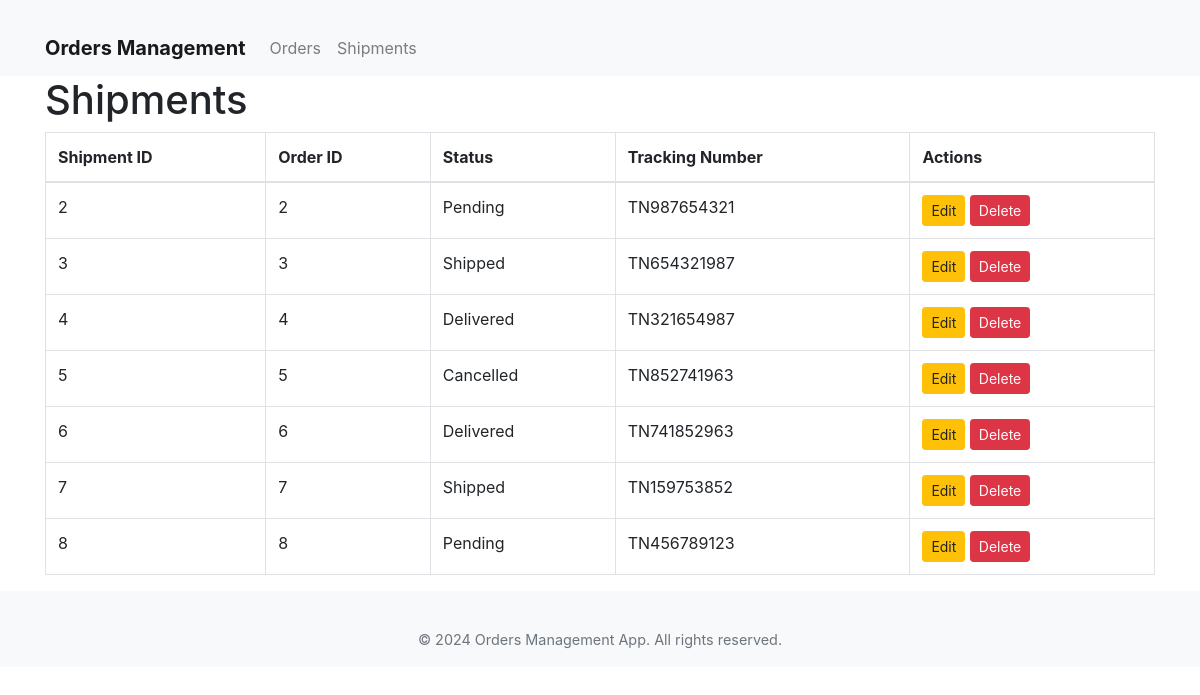
The app's page /orders/shipments/ with its own data.
### orders/models.py (models this page shows, shortened)
class Shipment(models.Model):
    STATUS_CHOICES = [
        ('Pending', 'Pending'),
        ('In Transit', 'In Transit'),
        ('Delivered', 'Delivered'),
    ]
    order = models.ForeignKey(Order, on_delete=models.CASCADE)
    shipment_date = models.DateTimeField(auto_now_add=True)
    delivery_date = models.DateTimeField(null=True, blank=True)
    shipment_status = models.CharField(max_length=20, choices=STATUS_CHOICES, default='Pending')
    tracking_number = models.CharField(max_length=255, blank=True)

class Order(models.Model):
    STATUS_CHOICES = [
        ('Pending', 'Pending'),
        ('Shipped', 'Shipped'),
        ('Completed', 'Completed'),
    ]
    customer = models.ForeignKey(Customer, on_delete=models.CASCADE)
    order_date = models.DateTimeField(auto_now_add=True)
    order_status = models.CharField(max_length=10, choices=STATUS_CHOICES, default='Pending')
    total_amount = models.DecimalField(max_digits=10, decimal_places=2, default=0)

### orders/views.py (the view)
# urls.py: path('shipments/', views.shipment_list, name='shipment_list'),
def shipment_list(request):
    shipments = Shipment.objects.all()
    return render(request, 'orders/shipment_list.html', {'shipments': shipments})

### orders/templates/orders/shipment_list.html (shortened to what this page needs)
{% extends 'orders/layout.html' %}
{% block content %}
<h1>Shipments</h1>
<table class="table table-bordered">
    <thead>
        <tr>
            <th>Shipment ID</th>
            <th>Order ID</th>
            <th>Status</th>
            <th>Tracking Number</th>
            <th>Actions</th>
        </tr>
    </thead>
    <tbody>
        {% for shipment in shipments %}
        <tr>
            <td>{{ shipment.id }}</td>
            <td>{{ shipment.order.id }}</td>
            <td>{{ shipment.shipment_status }}</td>
            <td>{{ shipment.tracking_number }}</td>
            <td>
                <a href="{% url 'orders:shipment_update' shipment.id %}" class="btn btn-warning btn-sm">Edit</a>
                <form action="{% url 'orders:shipment_delete' shipment.id %}" method="POST" style="display:inline;">
                    <button type="submit" class="btn btn-danger btn-sm">Delete</button>
                </form>
            </td>
        </tr>
        {% endfor %}
    </tbody>
</table>
{% endblock %}

### orders/templates/orders/layout.html (style rules this page uses)
body { padding-top: 56px; }

### records on screen
Shipment: id "2", order.id "2", shipment_status "Pending", tracking_number "TN987654321"
Shipment: id "3", order.id "3", shipment_status "Shipped", tracking_number "TN654321987"
Shipment: id "4", order.id "4", shipment_status "Delivered", tracking_number "TN321654987"
Shipment: id "5", order.id "5", shipment_status "Cancelled", tracking_number "TN852741963"
Shipment: id "6", order.id "6", shipment_status "Delivered", tracking_number "TN741852963"
Shipment: id "7", order.id "7", shipment_status "Shipped", tracking_number "TN159753852"
Shipment: id "8", order.id "8", shipment_status "Pending", tracking_number "TN456789123"
